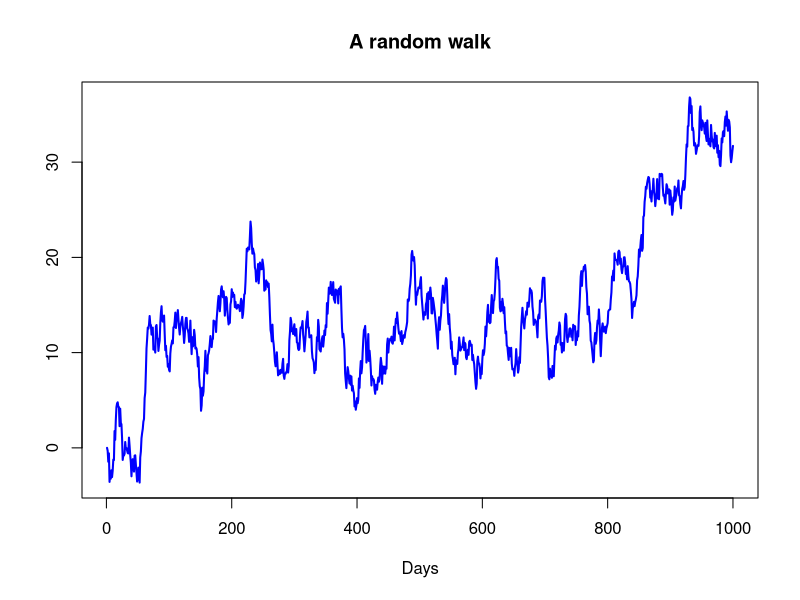
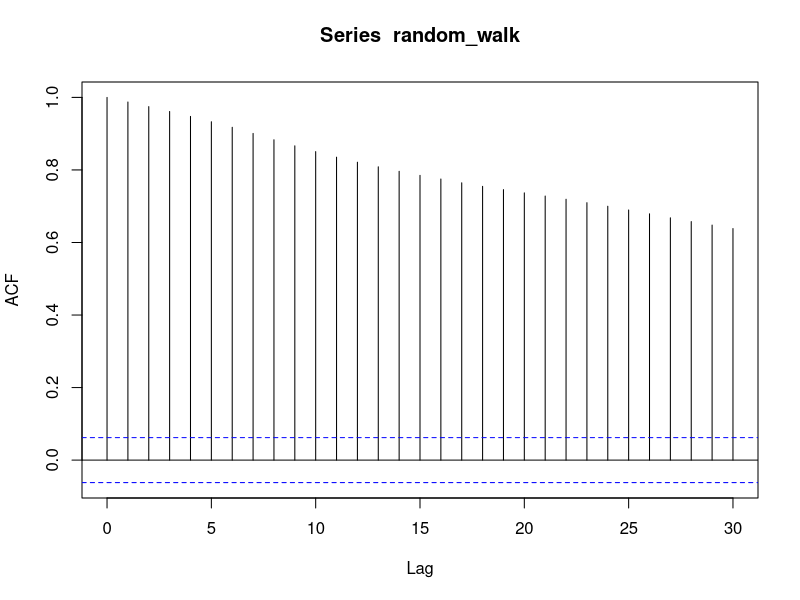
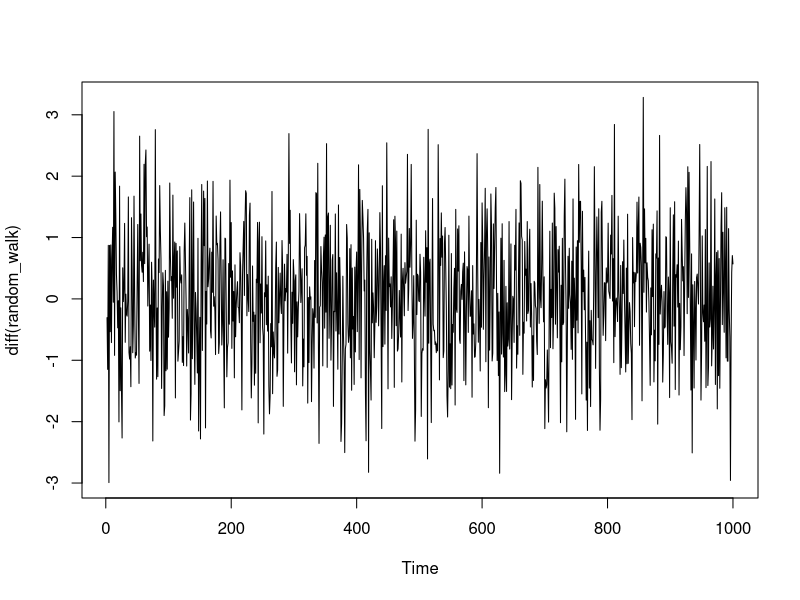
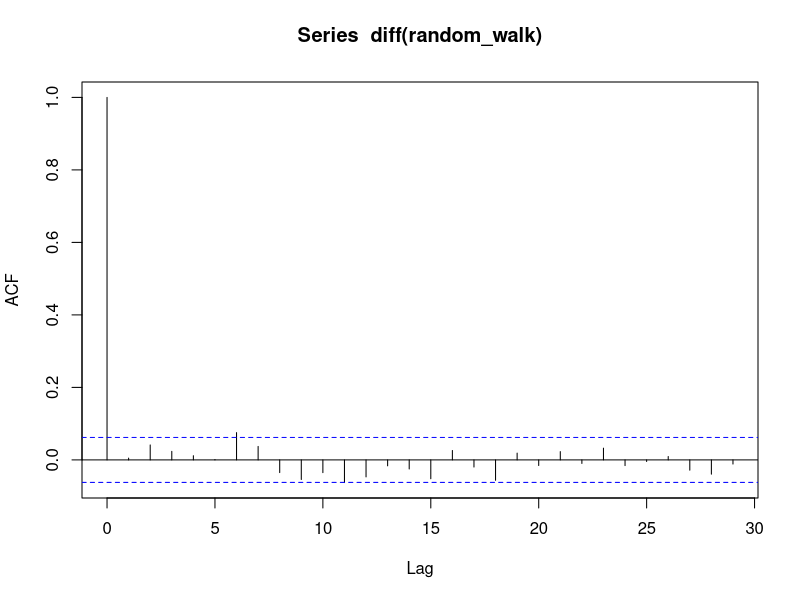

Generate these figures, in order, with R:

x = NULL
x[1] = 0
for(i in 2:1000){
    x[i] = x[i-1] + rnorm(1)
}

print(x[1:10])

# Convertimos a ts
random_walk = ts(x)

plot(random_walk, 
     main='A random walk',
     ylab=' ',
     xlab='Days',
     col='blue',
     lwd=2)

acf(random_walk)

plot(diff(random_walk))

acf(diff(random_walk))
